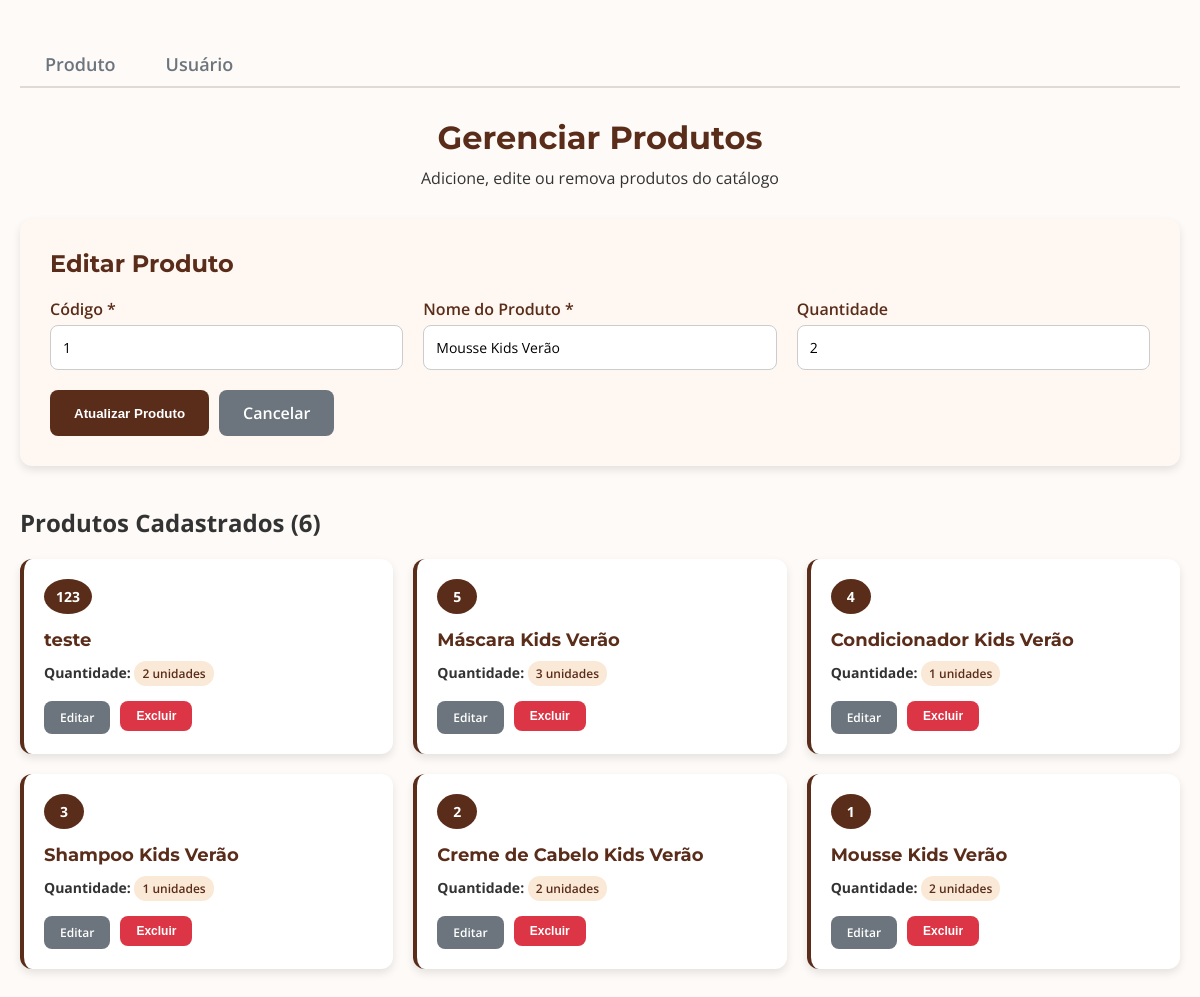
The page /crudnovidades.php?acao=editar&codigo=1 on the database its author committed.
### tables this page shows
CREATE TABLE `novidades` (
  `codigo` int(11) NOT NULL,
  `itens` varchar(50) DEFAULT NULL,
  `quantidade` int(11) DEFAULT NULL
);

### crudnovidades.php (the view, shortened to what this page needs)
<?php
include 'conexaoloja.php';
function listarNovidades($conn) {
    $sql = "SELECT * FROM novidades ORDER BY codigo DESC";
    $result = $conn->query($sql);
    return $result ? $result->fetch_all(MYSQLI_ASSOC) : [];
}
function obterNovidade($conn, $codigo) {
    $sql = "SELECT * FROM novidades WHERE codigo = ?";
    $stmt = $conn->prepare($sql);
    $stmt->bind_param("i", $codigo);
    $stmt->execute();
    $result = $stmt->get_result();
    return $result->fetch_assoc();
}
$acao = $_REQUEST['acao'] ?? 'listar';
$produtos = listarNovidades($conn_loja);
$produtoEditando = null;
if ($acao === 'editar' && isset($_GET['codigo'])) {
    $produtoEditando = obterNovidade($conn_loja, $_GET['codigo']);
}
$paginaAtual = basename($_SERVER['PHP_SELF']);
?>
<!DOCTYPE html>
<html lang="pt-BR">
<head>
    <link rel="stylesheet" href="styles.css">
</head>
<body>
    <div class="page-container">
        <main>
            <div class="crud-container">
                <div class="tabs-container">
                    <a href="crudprodutos.php" class="tab-link <?php if ($paginaAtual == 'crudprodutos.php') echo 'active'; ?>">
                        Produto
                    </a>
                    <a href="painel_usuario.php" class="tab-link <?php if ($paginaAtual == 'painel_usuario.php') echo 'active'; ?>">
                        Usuário
                    </a>
                </div>
                <div class="crud-header">
                    <h1>Gerenciar Produtos</h1>
                    <p>Adicione, edite ou remova produtos do catálogo</p>
                </div>
                <div class="form-container">
                    <h2><?= $produtoEditando ? 'Editar Produto' : 'Adicionar Novo Produto' ?></h2>
                    <form method="POST" action="?acao=<?= $produtoEditando ? 'editar' : 'adicionar' ?>">
                        <div class="form-grid">
                            <div class="form-group">
                                <label for="codigo">Código *</label>
                                <input type="number" id="codigo" name="codigo" required min="1"
                                       value="<?= $produtoEditando['codigo'] ?? '' ?>"
                                       <?= $produtoEditando ? 'readonly' : '' ?>>
                            </div>
                            <div class="form-group">
                                <label for="itens">Nome do Produto *</label>
                                <input type="text" id="itens" name="itens" required maxlength="50"
                                       value="<?= htmlspecialchars($produtoEditando['itens'] ?? '') ?>">
                            </div>
                            <div class="form-group">
                                <label for="quantidade">Quantidade</label>
                                <input type="number" id="quantidade" name="quantidade" min="0"
                                       value="<?= $produtoEditando['quantidade'] ?? '' ?>">
                            </div>
                        </div>
                        <div style="display: flex; gap: 10px;">
                            <button type="submit" class="btn btn-primary">
                                <?= $produtoEditando ? 'Atualizar Produto' : 'Adicionar Produto' ?>
                            </button>
                            <?php if ($produtoEditando): ?>
                                <a href="crudnovidades.php" class="btn btn-secondary">Cancelar</a>
                            <?php endif; ?>
                        </div>
                    </form>
                </div>
                <div class="novidades-section">
                    <h2>Produtos Cadastrados (<?= count($produtos) ?>)</h2>
                    <?php if (empty($produtos)): ?>
                        <p style="text-align: center; color: #666; font-style: italic;">Nenhum produto cadastrado ainda.</p>
                    <?php else: ?>
                        <div class="novidades-grid">
                            <?php foreach ($produtos as $produto): ?>
                                <div class="novidade-card">
                                    <div class="novidade-codigo"><?= $produto['codigo'] ?></div>
                                    <h3 class="novidade-nome"><?= htmlspecialchars($produto['itens']) ?></h3>
                                    <div class="novidade-info">
                                        <p><strong>Quantidade:</strong> <span class="quantidade-badge"><?= $produto['quantidade'] ?> unidades</span></p>
                                    </div>
                                    <div class="novidade-acoes">
                                        <a href="?acao=editar&codigo=<?= $produto['codigo'] ?>" class="btn btn-secondary btn-small">Editar</a>
                                        <form method="POST" action="?acao=excluir" style="display:inline;" onsubmit="return confirm('Tem certeza que deseja excluir este produto?');">
                                            <button type="submit" class="btn btn-danger btn-small">Excluir</button>
                                        </form>
                                    </div>
                                </div>
                            <?php endforeach; ?>
                        </div>
                    <?php endif; ?>
                </div>
            </div>
        </main>
    </div>
</body>
</html>

### styles.css (style rules this page uses)
* { margin: 0; padding: 0; box-sizing: border-box; }
html, body { height: 100%; font-family: 'Open Sans', sans-serif; background: #fff; color: #333; }
.page-container { display: flex; flex-direction: column; min-height: 100vh; }
main { flex: 1; }

### crudnovidades.php (style rules this page uses)
body { font-family: 'Open Sans', sans-serif; background-color: #fdfaf7; }
.crud-container { max-width: 1200px; margin: 0 auto; padding: 40px 20px; }
.crud-header { text-align: center; margin-bottom: 30px; }
.crud-header h1 { font-family: 'Montserrat', sans-serif; font-size: 32px; color: #5a2c1a; margin-bottom: 10px; }
.form-container { background-color: #fff8f2; padding: 30px; border-radius: 12px; margin-bottom: 40px; box-shadow: 0 4px 8px rgba(0,0,0,0.1); }
.form-container h2 { font-family: 'Montserrat', sans-serif; color: #5a2c1a; margin-bottom: 20px; }
.form-grid { display: grid; grid-template-columns: repeat(auto-fit, minmax(250px, 1fr)); gap: 20px; margin-bottom: 20px; }
.form-group { display: flex; flex-direction: column; }
.form-group label { font-weight: 600; color: #5a2c1a; margin-bottom: 5px; }
.form-group input { padding: 12px; border: 1px solid #ccc; border-radius: 8px; font-size: 14px; font-family: 'Open Sans', sans-serif; }
.btn { padding: 12px 24px; border: none; border-radius: 8px; font-weight: 600; cursor: pointer; text-decoration: none; display: inline-block; text-align: center; transition: all 0.3s ease; }
.btn-primary { background-color: #5a2c1a; color: white; }
.btn-secondary { background-color: #6c757d; color: white; }
.btn-danger { background-color: #dc3545; color: white; }
.btn-small { padding: 8px 16px; font-size: 12px; }
.tabs-container { display: flex; border-bottom: 2px solid #e0d9d4; margin-bottom: 30px; }
.tab-link { padding: 12px 25px; cursor: pointer; border: none; background-color: transparent; font-size: 18px; font-weight: 600; color: #6c757d; text-decoration: none; margin-bottom: -2px; transition: color 0.3s ease, border-bottom-color 0.3s ease; }
.novidades-grid { display: grid; grid-template-columns: repeat(auto-fill, minmax(300px, 1fr)); gap: 20px; margin-top: 20px; }
.novidade-card { background-color: #fff; border-radius: 12px; padding: 20px; box-shadow: 0 4px 8px rgba(0,0,0,0.1); transition: transform 0.3s ease; border-left: 4px solid #5a2c1a; }
.novidade-codigo { background-color: #5a2c1a; color: white; padding: 8px 12px; border-radius: 50%; font-weight: bold; font-size: 14px; display: inline-block; margin-bottom: 15px; min-width: 40px; text-align: center; }
.novidade-nome { font-family: 'Montserrat', sans-serif; font-size: 18px; color: #5a2c1a; margin-bottom: 10px; }
.novidade-info p { margin: 5px 0; font-size: 14px; }
.novidade-acoes { display: flex; gap: 10px; justify-content: flex-start; margin-top: 15px; }
.quantidade-badge { background-color: #fbe9d7; color: #5a2c1a; padding: 4px 8px; border-radius: 12px; font-size: 12px; font-weight: 600; display: inline-block; }

### rows shown on the page
novidades: codigo "1", itens "Mousse Kids Verão", quantidade "2"
novidades: codigo "123", itens "teste", quantidade "2"
novidades: codigo "5", itens "Máscara Kids Verão", quantidade "3"
novidades: codigo "4", itens "Condicionador Kids Verão", quantidade "1"
novidades: codigo "3", itens "Shampoo Kids Verão", quantidade "1"
novidades: codigo "2", itens "Creme de Cabelo Kids Verão", quantidade "2"

### other values the page prints
count($produtos) "6"
